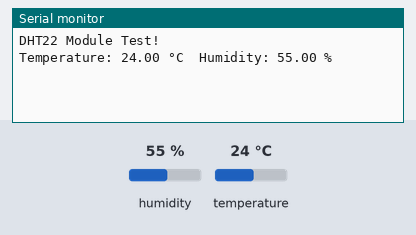
The sketch below on a simulated ESP32. Shown: the last lines printed to the serial monitor. Inputs (shaded band) come from the test bench; at power-on: humidity 55 %, temperature 24 °C.

Above: at 3.2 s.
3.3 s: humidity set to 22 %
At 4.9 s:
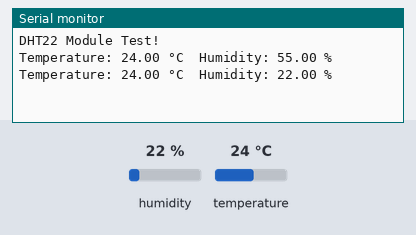
6.0 s: temperature set to 12 °C
At 6.6 s:
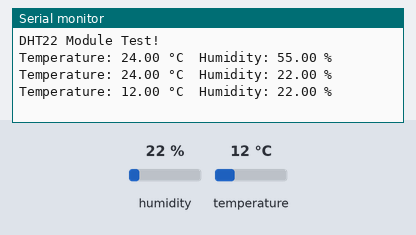
8.7 s: humidity set to 40 %
At 11.3 s:
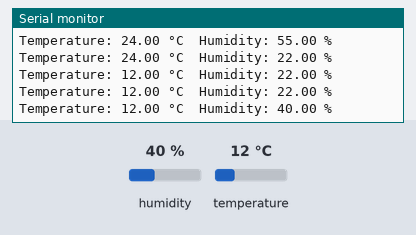
Timing chart, 0 to 12.8 s (numbered marks = the images above; inputs shaded):
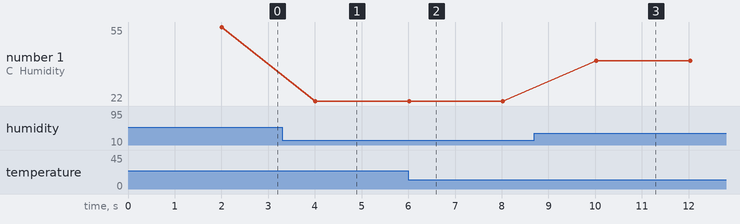

The sketch:

sketch_dec22a.ino
```cpp
#include <DHT.h>

#define DHTPIN 4     // G4 on ESP32
#define DHTTYPE DHT22

DHT dht(DHTPIN, DHTTYPE);

void setup() {
  Serial.begin(115200);
  dht.begin();
  Serial.println("DHT22 Module Test!");
  delay(2000);
}

void loop() {
  float humidity = dht.readHumidity();
  float temperature = dht.readTemperature();

  if (isnan(humidity) || isnan(temperature)) {
    Serial.println("Failed to read from DHT sensor!");
    delay(1000);
    return;
  }

  Serial.print("Temperature: ");
  Serial.print(temperature);
  Serial.print(" °C");
  Serial.print("\tHumidity: ");
  Serial.print(humidity);
  Serial.println(" %");

  delay(2000);
}
```

Measured:
- after the input at 3.3 s, the serial monitor: prints a new line after 0.71 s (image 1)
- after the input at 6.0 s, the serial monitor: prints a new line at once (image 2)
- after the input at 8.7 s, the serial monitor: prints a new line after 1.3 s (image 3)
- plotted number 1: 55 → 22 after the input at 3.3 s, 22 → 40 after the input at 8.7 s
